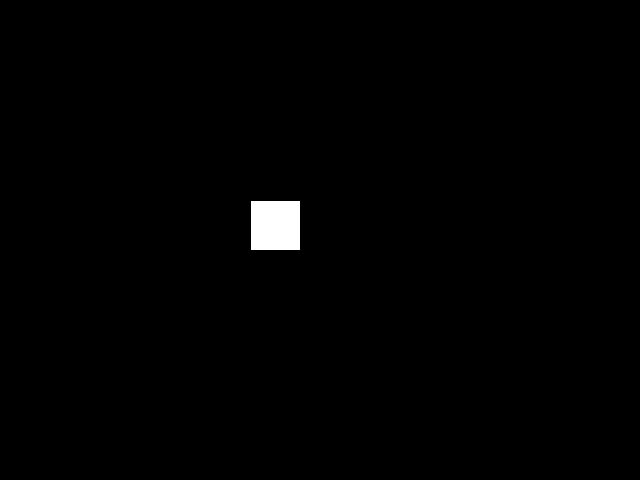
Frame 1 (no input)
Frame 60 (the mouse pressed at the canvas centre just before this capture): identical to frame 1, image omitted
Frame 120 (the mouse held since frame 60 and released just before this capture): identical to frame 1, image omitted

The Processing sketch that drew this single still picture (run headless with seeded random() and noise(); from frame 60 on, the mouse is pressed at the canvas centre):

// Processing sketch: arrowKeys
// ── arrowKeys.pde
int yPos = 200;
int xPos = 250;
void keyPressed()
{ 
  if(keyCode == UP)   {
    yPos = yPos - 50 ;
  }

  if(keyCode == DOWN) {
    yPos = yPos + 50;
  }
  
  if(keyCode == RIGHT) {
     xPos = xPos + 50;
  } 
 
  if(keyCode == LEFT)  {
     xPos = xPos - 50;
  } 
    
  if(key == 'r') {
    yPos = 50;
  }
}

void setup() {
  size(640,480);
}

void draw() {
  background(0);
  rect(xPos,yPos,50,50);
}
